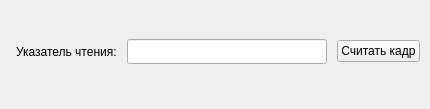
<?xml version="1.0" encoding="UTF-8"?>
<ui version="4.0">
 <class>Form</class>
 <widget class="QWidget" name="Form">
  <property name="geometry">
   <rect>
    <x>0</x>
    <y>0</y>
    <width>430</width>
    <height>109</height>
   </rect>
  </property>
  <property name="sizePolicy">
   <sizepolicy hsizetype="Expanding" vsizetype="Expanding">
    <horstretch>0</horstretch>
    <verstretch>0</verstretch>
   </sizepolicy>
  </property>
  <property name="minimumSize">
   <size>
    <width>430</width>
    <height>100</height>
   </size>
  </property>
  <property name="windowTitle">
   <string>Form</string>
  </property>
  <layout class="QGridLayout" name="gridLayout">
   <property name="topMargin">
    <number>5</number>
   </property>
   <property name="rightMargin">
    <number>5</number>
   </property>
   <property name="bottomMargin">
    <number>5</number>
   </property>
   <property name="horizontalSpacing">
    <number>5</number>
   </property>
   <property name="verticalSpacing">
    <number>0</number>
   </property>
   <item row="0" column="0">
    <layout class="QGridLayout" name="gridLayout_meas" rowstretch="0" columnstretch="0,0,0">
     <property name="sizeConstraint">
      <enum>QLayout::SetDefaultConstraint</enum>
     </property>
     <property name="leftMargin">
      <number>5</number>
     </property>
     <property name="topMargin">
      <number>0</number>
     </property>
     <property name="rightMargin">
      <number>5</number>
     </property>
     <property name="bottomMargin">
      <number>5</number>
     </property>
     <property name="spacing">
      <number>10</number>
     </property>
     <item row="0" column="0">
      <widget class="QLabel" name="label">
       <property name="styleSheet">
        <string notr="true">font: 11pt &quot;MS Shell Dlg 2&quot;;</string>
       </property>
       <property name="text">
        <string>Указатель чтения:</string>
       </property>
      </widget>
     </item>
     <item row="0" column="1">
      <widget class="QLineEdit" name="lineEdit_read_ptr">
       <property name="minimumSize">
        <size>
         <width>0</width>
         <height>25</height>
        </size>
       </property>
       <property name="styleSheet">
        <string notr="true">font: 11pt &quot;MS Shell Dlg 2&quot;;</string>
       </property>
      </widget>
     </item>
     <item row="0" column="2">
      <widget class="QPushButton" name="pushButton_read_frame">
       <property name="styleSheet">
        <string notr="true">font: 11pt &quot;MS Shell Dlg 2&quot;;</string>
       </property>
       <property name="text">
        <string>Считать кадр</string>
       </property>
      </widget>
     </item>
    </layout>
   </item>
  </layout>
 </widget>
 <resources/>
 <connections/>
</ui>
